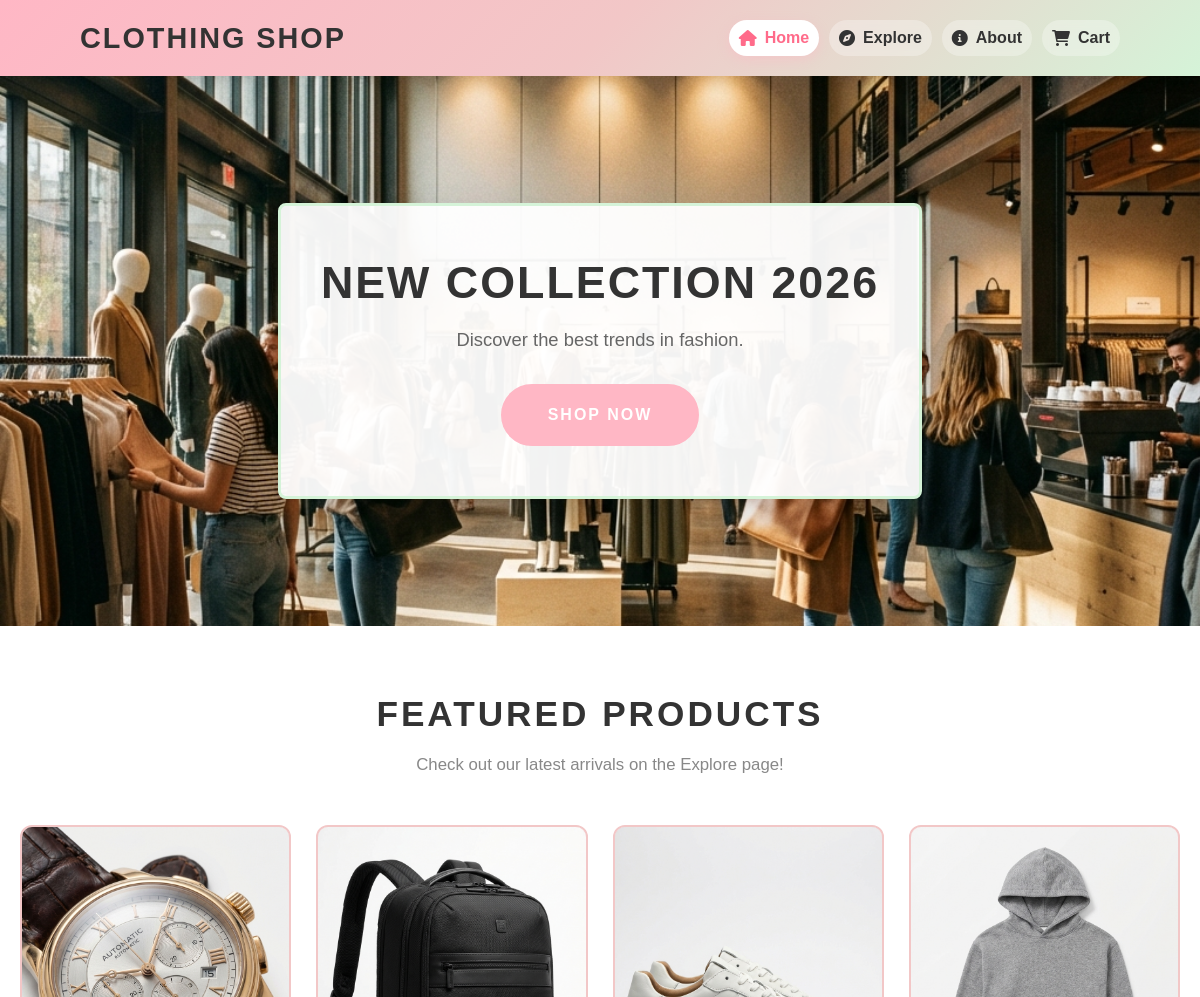
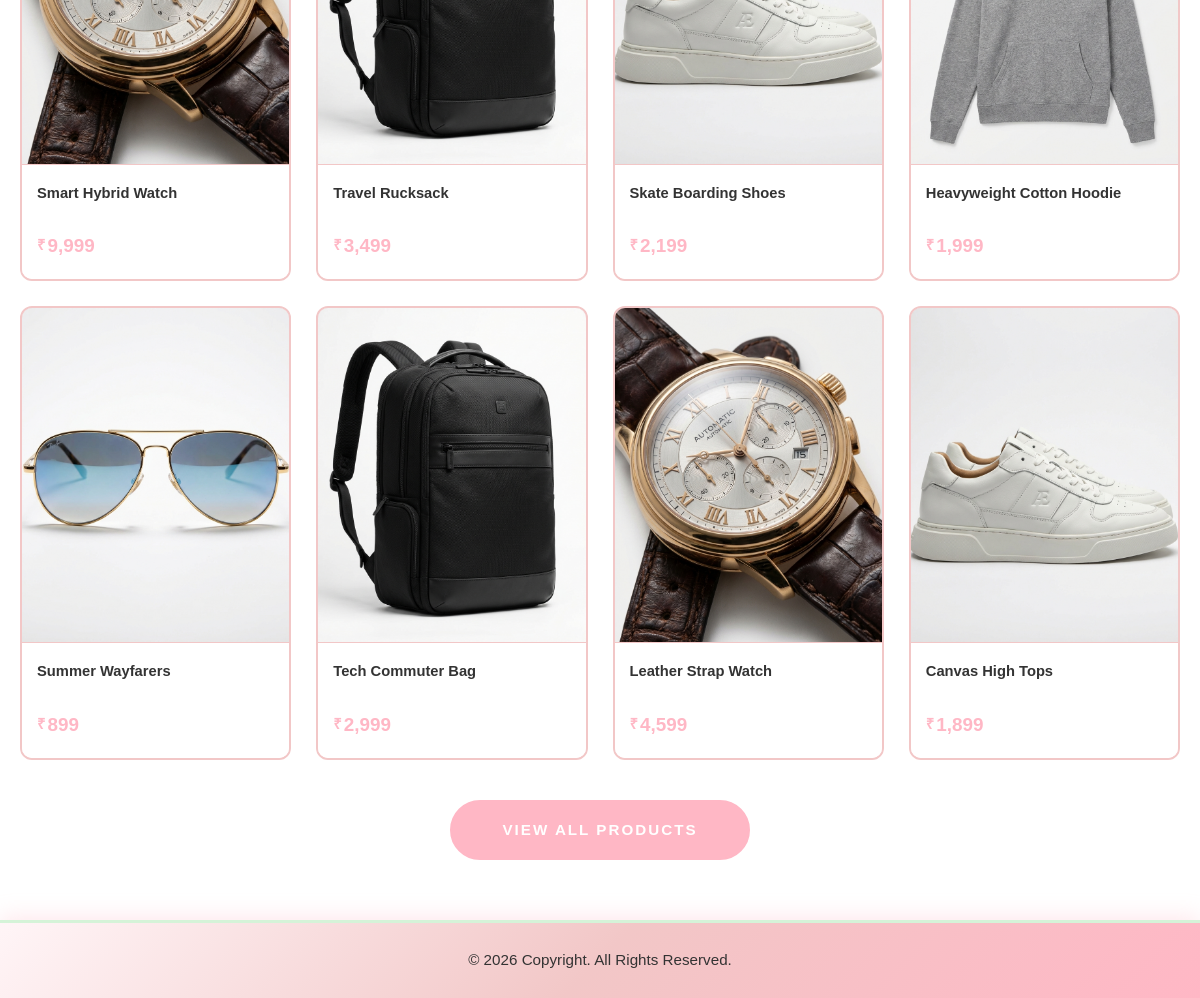
The page / on the database its author committed (2 pictures, top to bottom).
### tables this page shows
CREATE TABLE IF NOT EXISTS `products` (
    `id` INT AUTO_INCREMENT PRIMARY KEY,
    `name` VARCHAR(255) NOT NULL,
    `price` DECIMAL(10,2) NOT NULL,
    `color` VARCHAR(50),
    `cloth_type` VARCHAR(100),
    `length` VARCHAR(50),
    `size` VARCHAR(50),
    `material` VARCHAR(100),
    `description` TEXT,
    `image` VARCHAR(255) NOT NULL,
    `status` ENUM('active', 'inactive') DEFAULT 'active',
    `created_at` TIMESTAMP DEFAULT CURRENT_TIMESTAMP
);

### index.php (the view, shortened to what this page needs)
<?php
require 'db_connect.php';
$page_css = 'home.css';
$sql_latest = "SELECT id, name, price, image FROM products WHERE status='active' ORDER BY id DESC LIMIT 8";
$result_latest = $conn->query($sql_latest);
$latest_products = [];
if ($result_latest) {
    while ($row = $result_latest->fetch_assoc()) {
        $latest_products[] = $row;
    }
}
require 'includes/header.php';
?>
<div class="hero-slider">
    <div class="slide active slide-1">
        <div class="hero-overlay"></div>
        <div class="hero-content">
            <h2>New Collection 2026</h2>
            <p>Discover the best trends in fashion.</p>
            <a href="explore.php" class="hero-btn">Shop Now</a>
        </div>
    </div>
</div>
<div class="container home-container">
    <h2>Featured Products</h2>
    <p>Check out our latest arrivals on the Explore page!</p>
    <br>
    <div class="home-product-grid">
        <?php if (!empty($latest_products)): ?>
            <?php
            $card_index = 0;
            foreach ($latest_products as $product):
                $card_index++;
                $pid = (int) $product['id'];
                $pname = htmlspecialchars($product['name'], ENT_QUOTES, 'UTF-8');
                $pprice = number_format($product['price']);
                $pimage = htmlspecialchars($product['image']);
                ?>
                <article class="home-product-card" data-index="<?php echo $card_index; ?>">
                    <a href="product.php?id=<?php echo $pid; ?>" class="home-product-image-link">
                        <img src="assets/images/<?php echo $pimage; ?>" alt="<?php echo $pname; ?>" class="home-product-image"
                            loading="lazy">
                    </a>
                    <div class="home-product-info">
                        <h3 class="home-product-name">
                            <a href="product.php?id=<?php echo $pid; ?>" class="home-product-name-link">
                                <?php echo $pname; ?>
                            </a>
                        </h3>
                        <div class="home-product-price">
                            <span class="home-currency">₹</span><?php echo $pprice; ?>
                        </div>
                    </div>
                </article>
            <?php endforeach; ?>
        <?php else: ?>
            <p class="no-products">No new products available at the moment.</p>
        <?php endif; ?>
    </div>
    <a href="explore.php" class="btn">View All Products</a>
</div>
<?php require 'includes/footer.php'; ?>

### includes/header.php (shortened to what this page needs)
<?php
$current_page = basename($_SERVER['PHP_SELF']);
?>
<!DOCTYPE html>
<html lang="en">
<head>
    <link rel="stylesheet" href="assets/css/style.css">
    <link rel="stylesheet" href="assets/css/header.css">
    <link rel="stylesheet" href="assets/css/footer.css">
    <?php if (isset($page_css)): ?>
        <?php if (is_array($page_css)): ?>
            <?php foreach ($page_css as $css): ?>
                <link rel="stylesheet" href="assets/css/<?php echo $css; ?>">
            <?php endforeach; ?>
        <?php else: ?>
            <link rel="stylesheet" href="assets/css/<?php echo $page_css; ?>">
        <?php endif; ?>
    <?php endif; ?>
    <link rel="stylesheet" href="https://cdnjs.cloudflare.com/ajax/libs/font-awesome/6.0.0/css/all.min.css">
</head>
<body>
    <header class="header" id="main-header">
        <div class="header-container">
            <div class="header-logo">
                <a href="index.php" class="header-logo-link">
                    <h1 class="header-logo-text">Clothing Shop</h1>
                </a>
            </div>
            <nav class="header-nav" id="header-nav">
                <ul class="header-nav-list">
                    <li class="header-nav-item">
                        <a href="index.php"
                            class="header-nav-link <?php echo ($current_page == 'index.php') ? 'header-nav-link-active' : ''; ?>">
                            <i class="fas fa-home header-nav-icon"></i>
                            <span>Home</span>
                        </a>
                    </li>
                    <li class="header-nav-item">
                        <a href="explore.php"
                            class="header-nav-link <?php echo ($current_page == 'explore.php') ? 'header-nav-link-active' : ''; ?>">
                            <i class="fas fa-compass header-nav-icon"></i>
                            <span>Explore</span>
                        </a>
                    </li>
                    <li class="header-nav-item">
                        <a href="about.php"
                            class="header-nav-link <?php echo ($current_page == 'about.php') ? 'header-nav-link-active' : ''; ?>">
                            <i class="fas fa-info-circle header-nav-icon"></i>
                            <span>About</span>
                        </a>
                    </li>
                    <li class="header-nav-item">
                        <a href="cart.php"
                            class="header-nav-link <?php echo ($current_page == 'cart.php') ? 'header-nav-link-active' : ''; ?>">
                            <i class="fas fa-shopping-cart header-nav-icon"></i>
                            <span>Cart</span>
                        </a>
                    </li>
                </ul>
            </nav>
        </div>
    </header>

### includes/footer.php
<footer class="footer">
    <div class="footer-container">
        <p class="footer-text">&copy; <?php echo date('Y'); ?> Copyright. All Rights Reserved.</p>
    </div>
</footer>
</body>
</html>

### assets/css/style.css (style rules this page uses)
* { margin: 0; padding: 0; box-sizing: border-box; font-family: 'Arial', sans-serif; }
body { background-color: #f4f4f4; color: #333; line-height: 1.6; }
a { text-decoration: none; color: inherit; }
ul { list-style: none; }

### assets/css/header.css (style rules this page uses)
.header { background: linear-gradient(135deg, #FFB7C5 0%, #F2C7C7 50%, #D5F3D8 100%); color: #333; padding: 15px 0; position: sticky; top: 0; z-index: 1000; box-shadow: 0 4px 15px rgba(0, 0, 0, 0.1); transition: all 0.3s ease; }
.header-container { width: 90%; max-width: 1200px; margin: 0 auto; padding: 0 20px; display: flex; justify-content: space-between; align-items: center; text-align: center; }
.header-logo { display: flex; align-items: center; }
.header-logo-link { text-decoration: none; display: flex; align-items: center; gap: 10px; }
.header-logo-text { font-size: 1.8rem; font-weight: 700; color: #333; margin: 0; text-transform: uppercase; letter-spacing: 2px; transition: color 0.3s ease; }
.header-nav { display: flex; align-items: center; }
.header-nav-list { display: flex; gap: 10px; list-style: none; margin: 0; padding: 0; align-items: center; }
.header-nav-item { position: relative; }
.header-nav-link { color: #333; font-weight: 600; text-decoration: none; padding: 5px 10px; border-radius: 25px; display: flex; align-items: center; gap: 8px; transition: all 0.3s ease; background: rgba(255, 255, 255, 0.3); backdrop-filter: blur(5px); }
.header-nav-link-active { background: #FFFFFF; color: #FF6B8A; box-shadow: 0 4px 12px rgba(255, 183, 197, 0.4); }
.header-nav-icon { font-size: 1rem; }

### assets/css/footer.css (style rules this page uses)
.footer { background: linear-gradient(135deg, #FFF5F7 0%, #F2C7C7 50%, #FFB7C5 100%); padding: 25px 0; margin-top: 0; box-shadow: 0 -4px 20px rgba(255, 183, 197, 0.3); border-top: 3px solid #D5F3D8; }
.footer-container { width: 92%; max-width: 1200px; margin: 0 auto; padding: 0 20px; text-align: center; }
.footer-text { font-size: 0.95rem; color: #333; margin: 0; font-weight: 500; }

### rows shown on the page
products: image (picture), name "Smart Hybrid Watch", price "9,999"
products: image (picture), name "Travel Rucksack", price "3,499"
products: image (picture), name "Skate Boarding Shoes", price "2,199"
products: image (picture), name "Heavyweight Cotton Hoodie", price "1,999"
products: image (picture), name "Summer Wayfarers", price "899"
products: image (picture), name "Tech Commuter Bag", price "2,999"
products: image (picture), name "Leather Strap Watch", price "4,599"
products: image (picture), name "Canvas High Tops", price "1,899"
